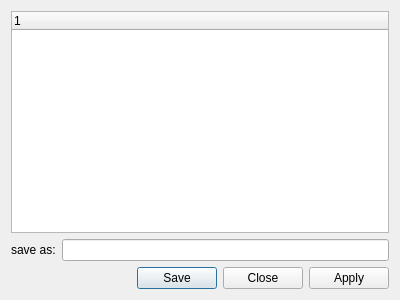
<?xml version="1.0" encoding="UTF-8"?>
<ui version="4.0">
 <class>QtExportBrowser</class>
 <widget class="QDialog" name="QtExportBrowser">
  <property name="geometry">
   <rect>
    <x>0</x>
    <y>0</y>
    <width>400</width>
    <height>300</height>
   </rect>
  </property>
  <property name="windowTitle">
   <string>Save Data -- Browser</string>
  </property>
  <layout class="QVBoxLayout" name="verticalLayout">
   <item>
    <widget class="QTreeWidget" name="treeWidget_">
     <column>
      <property name="text">
       <string notr="true">1</string>
      </property>
     </column>
    </widget>
   </item>
   <item>
    <layout class="QHBoxLayout" name="horizontalLayout">
     <item>
      <widget class="QLabel" name="label">
       <property name="text">
        <string>save as:</string>
       </property>
      </widget>
     </item>
     <item>
      <widget class="QLineEdit" name="lineEdit_"/>
     </item>
    </layout>
   </item>
   <item>
    <widget class="QDialogButtonBox" name="buttonBox">
     <property name="orientation">
      <enum>Qt::Horizontal</enum>
     </property>
     <property name="standardButtons">
      <set>QDialogButtonBox::Apply|QDialogButtonBox::Close|QDialogButtonBox::Save</set>
     </property>
     <property name="centerButtons">
      <bool>false</bool>
     </property>
    </widget>
   </item>
  </layout>
 </widget>
 <resources/>
 <connections>
  <connection>
   <sender>buttonBox</sender>
   <signal>accepted()</signal>
   <receiver>QtExportBrowser</receiver>
   <slot>accept()</slot>
   <hints>
    <hint type="sourcelabel">
     <x>248</x>
     <y>254</y>
    </hint>
    <hint type="destinationlabel">
     <x>157</x>
     <y>274</y>
    </hint>
   </hints>
  </connection>
  <connection>
   <sender>buttonBox</sender>
   <signal>rejected()</signal>
   <receiver>QtExportBrowser</receiver>
   <slot>reject()</slot>
   <hints>
    <hint type="sourcelabel">
     <x>316</x>
     <y>260</y>
    </hint>
    <hint type="destinationlabel">
     <x>286</x>
     <y>274</y>
    </hint>
   </hints>
  </connection>
 </connections>
</ui>
